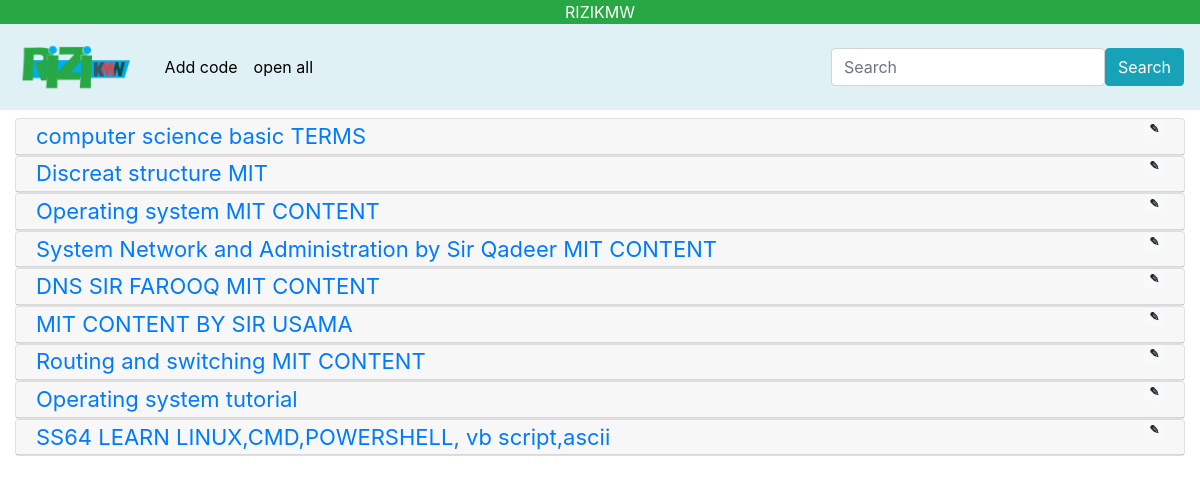
/pkdb/category_view/7, run on the app's committed database.
### tables this page shows
CREATE TABLE `pkdb` (
  `id` int(10) NOT NULL,
  `title` varchar(2000) NOT NULL,
  `code` text NOT NULL,
  `category` int(100) DEFAULT NULL,
  `date_time` timestamp NOT NULL DEFAULT current_timestamp()
);

### application/controllers/pkdb.php (called while the page is built, shortened)
<?php
class pkdb extends CI_Controller {
	function __construct(){
        $this->load->model('upload');
        $this->load->helper('url');
        $this->load->helper('form');
        $this->load->library('session');
    }
    public function category_view($cat){
        $query=$this->db->query("SELECT * FROM categories where id=$cat ORDER BY `categories`.`id`");
        $data['categories_data']=$query->row_array();
        $query=$this->db->query("SELECT * FROM pkdb WHERE category=$cat");
        $data['code_data']=$query->result_array();
        $this->load->view('category_view',$data);
  }
}

### index.php (called while the page is built, shortened)
<?php
require_once BASEPATH.'core/CodeIgniter.php';

### application/views/category_view.php (the view, shortened to what this page needs)
<!DOCTYPE html>
<html lang="en-US">
  <head>
    <link rel="stylesheet" href="https://maxcdn.bootstrapcdn.com/bootstrap/4.3.1/css/bootstrap.min.css">
  </head>
  </head>
  <body>
    <div class="bg-success">
      <a class="" href="index.php" style="cursor: help; text-decoration: none;">
        <p class="text-white text-center headings" style="margin-bottom: 0px;">RIZIKMW</p>
      </a>
    </div>
    <nav class="navbar navbar-expand-lg navigation">
      <a class="navbar-brand" href="<?php echo base_url()?>"><img src="<?php echo base_url()?>assets/images/logo.png"  height="60px" /></a>
      <div class="collapse navbar-collapse" id="navb">
        <ul class="navbar-nav mr-auto">
          <li class="nav-item">
            <a class="nav-link" href="javascript:void(0)" data-toggle="modal" data-target="#add_code_modal">Add code</a>
          </li>
          <li class="nav-item">
            <a href="javascript:void(0)" class="nav-link" id="open_all_accordians">open all</a>
          </li>
        </ul>
        <form class="form-inline my-2 my-lg-0">
          <input class="form-control mr-s" type="text" placeholder="Search">
          <button class="btn btn-info my-2 my-sm-0" type="button">Search</button>
        </form>
      </div>
    </nav>
    <div class="container-fluid ">
          <div class="row mt-2">
            <div class="col-sm-12">
              <div id="accordion">
                <?php
                 if(!empty($code_data)){
                  foreach($code_data as $row){
                ?>
               <div class="card">
                  <div class="card-header">
                    <a class="card-link" style="display: block;display: block;float: left;width: 80%;" data-toggle="collapse" href="#id_<?php echo $row['id']?>">
                      <?php echo $row['title']?>
                    </a>
                    <span style="float:right;" class="badge badge-light edit_button" data-toggle="modal" data-target="#edit_code_modal" data-id="<?php echo $row['id'];?>" >&#9998;</span>
                  </div>
                </div>
                <?php
                    }
                  }
                ?>
              </div>
            </div>
          </div>
      </div>
  </body>
</html>

### application/views/category_view.php (style rules this page uses)
.navigation { background-color: #e0f1f5; }
.nav-link { color:black; padding-top: 0; padding-bottom: 0; }
.card-header { padding: .05rem 1.25rem; }
.card-link { font-size: 22px; }
.edit_button { cursor: pointer; }

### data on the page
pkdb: title "computer science basic TERMS"
pkdb: title "Discreat structure MIT"
pkdb: title "Operating system MIT CONTENT"
pkdb: title "System Network and Administration by Sir Qadeer MIT CONTENT"
pkdb: title "DNS SIR FAROOQ MIT CONTENT"
pkdb: title "MIT CONTENT BY SIR USAMA"
pkdb: title "Routing and switching MIT CONTENT"
pkdb: title "Operating system tutorial"
pkdb: title "SS64 LEARN LINUX,CMD,POWERSHELL, vb script,ascii"
